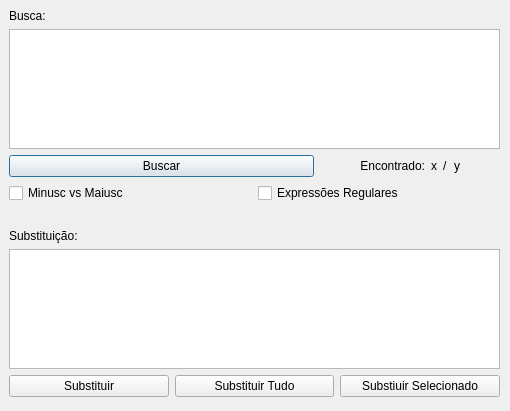
<?xml version="1.0" encoding="UTF-8"?>
<ui version="4.0">
 <class>FindReplaceDialog</class>
 <widget class="QDialog" name="FindReplaceDialog">
  <property name="geometry">
   <rect>
    <x>0</x>
    <y>0</y>
    <width>510</width>
    <height>411</height>
   </rect>
  </property>
  <property name="windowTitle">
   <string>Buscar e Substituir</string>
  </property>
  <widget class="QWidget" name="verticalLayoutWidget">
   <property name="geometry">
    <rect>
     <x>9</x>
     <y>9</y>
     <width>491</width>
     <height>426</height>
    </rect>
   </property>
   <layout class="QVBoxLayout" name="verticalLayout">
    <item>
     <widget class="QLabel" name="label">
      <property name="text">
       <string>Busca:</string>
      </property>
     </widget>
    </item>
    <item>
     <widget class="QPlainTextEdit" name="findTextEdit"/>
    </item>
    <item>
     <layout class="QHBoxLayout" name="horizontalLayout_3">
      <property name="spacing">
       <number>6</number>
      </property>
      <property name="topMargin">
       <number>0</number>
      </property>
      <item>
       <widget class="QPushButton" name="findButton">
        <property name="sizePolicy">
         <sizepolicy hsizetype="Expanding" vsizetype="Fixed">
          <horstretch>0</horstretch>
          <verstretch>0</verstretch>
         </sizepolicy>
        </property>
        <property name="text">
         <string>Buscar</string>
        </property>
       </widget>
      </item>
      <item>
       <spacer name="horizontalSpacer_3">
        <property name="orientation">
         <enum>Qt::Horizontal</enum>
        </property>
        <property name="sizeType">
         <enum>QSizePolicy::Minimum</enum>
        </property>
        <property name="sizeHint" stdset="0">
         <size>
          <width>40</width>
          <height>20</height>
         </size>
        </property>
       </spacer>
      </item>
      <item>
       <widget class="QLabel" name="label_3">
        <property name="sizePolicy">
         <sizepolicy hsizetype="Preferred" vsizetype="Preferred">
          <horstretch>0</horstretch>
          <verstretch>0</verstretch>
         </sizepolicy>
        </property>
        <property name="text">
         <string>Encontrado:</string>
        </property>
        <property name="alignment">
         <set>Qt::AlignRight|Qt::AlignTrailing|Qt::AlignVCenter</set>
        </property>
       </widget>
      </item>
      <item>
       <widget class="QLabel" name="labelCurrent">
        <property name="sizePolicy">
         <sizepolicy hsizetype="Preferred" vsizetype="Preferred">
          <horstretch>0</horstretch>
          <verstretch>0</verstretch>
         </sizepolicy>
        </property>
        <property name="sizeIncrement">
         <size>
          <width>0</width>
          <height>0</height>
         </size>
        </property>
        <property name="layoutDirection">
         <enum>Qt::RightToLeft</enum>
        </property>
        <property name="text">
         <string>x</string>
        </property>
        <property name="alignment">
         <set>Qt::AlignLeading|Qt::AlignLeft|Qt::AlignVCenter</set>
        </property>
        <property name="margin">
         <number>0</number>
        </property>
        <property name="indent">
         <number>0</number>
        </property>
       </widget>
      </item>
      <item>
       <widget class="QLabel" name="label_6">
        <property name="text">
         <string>/</string>
        </property>
       </widget>
      </item>
      <item>
       <widget class="QLabel" name="labelFound">
        <property name="text">
         <string>y</string>
        </property>
       </widget>
      </item>
      <item>
       <spacer name="horizontalSpacer_4">
        <property name="orientation">
         <enum>Qt::Horizontal</enum>
        </property>
        <property name="sizeType">
         <enum>QSizePolicy::Minimum</enum>
        </property>
        <property name="sizeHint" stdset="0">
         <size>
          <width>40</width>
          <height>20</height>
         </size>
        </property>
       </spacer>
      </item>
     </layout>
    </item>
    <item>
     <layout class="QHBoxLayout" name="horizontalLayout">
      <property name="topMargin">
       <number>0</number>
      </property>
      <item>
       <widget class="QCheckBox" name="caseCheckBox">
        <property name="text">
         <string>Minusc vs Maiusc</string>
        </property>
       </widget>
      </item>
      <item>
       <widget class="QCheckBox" name="regexCheckBox">
        <property name="text">
         <string>Expressões Regulares</string>
        </property>
       </widget>
      </item>
     </layout>
    </item>
    <item>
     <spacer name="horizontalSpacer_2">
      <property name="orientation">
       <enum>Qt::Horizontal</enum>
      </property>
      <property name="sizeHint" stdset="0">
       <size>
        <width>40</width>
        <height>20</height>
       </size>
      </property>
     </spacer>
    </item>
    <item>
     <widget class="QLabel" name="label_2">
      <property name="text">
       <string>Substituição:</string>
      </property>
     </widget>
    </item>
    <item>
     <widget class="QPlainTextEdit" name="replaceTextEdit"/>
    </item>
    <item>
     <layout class="QHBoxLayout" name="horizontalLayout_2">
      <property name="spacing">
       <number>6</number>
      </property>
      <property name="topMargin">
       <number>0</number>
      </property>
      <item>
       <widget class="QPushButton" name="replaceButton">
        <property name="text">
         <string>Substituir</string>
        </property>
       </widget>
      </item>
      <item>
       <widget class="QPushButton" name="replaceAllButton">
        <property name="text">
         <string>Substituir Tudo</string>
        </property>
       </widget>
      </item>
      <item>
       <widget class="QPushButton" name="replaceSelected">
        <property name="text">
         <string>Substiuir Selecionado</string>
        </property>
       </widget>
      </item>
     </layout>
    </item>
    <item>
     <spacer name="horizontalSpacer">
      <property name="orientation">
       <enum>Qt::Horizontal</enum>
      </property>
      <property name="sizeHint" stdset="0">
       <size>
        <width>40</width>
        <height>10</height>
       </size>
      </property>
     </spacer>
    </item>
    <item>
     <widget class="QPushButton" name="cancelButton">
      <property name="text">
       <string>Cancelar</string>
      </property>
     </widget>
    </item>
   </layout>
  </widget>
 </widget>
 <resources/>
 <connections/>
</ui>
